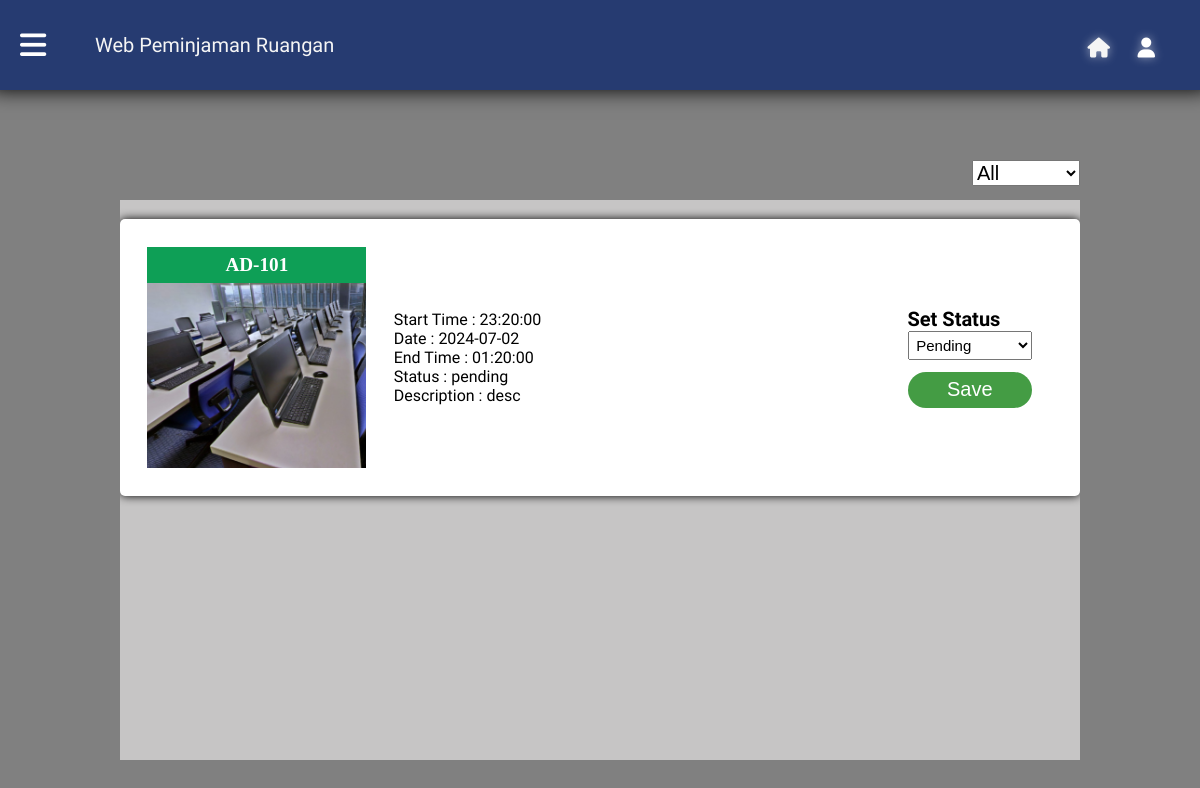
The page /archived/AdminPage/AdminReservations/AdminReservations.php (signed in) on the database as committed earlier.
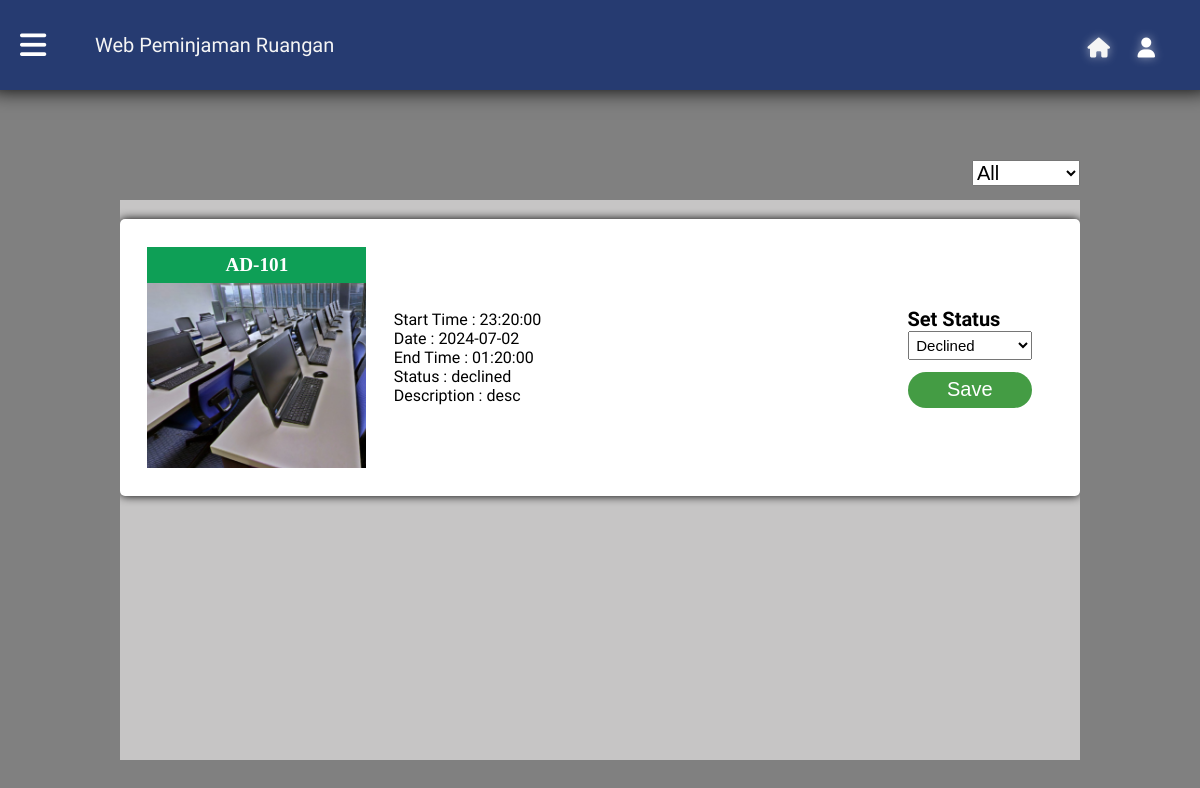
The same page on the database as committed later.
### tables this page shows
CREATE TABLE `forms` (
  `id` int(11) NOT NULL,
  `user_id` int(11) NOT NULL,
  `ruangan` int(11) NOT NULL,
  `date` date NOT NULL,
  `start` datetime NOT NULL,
  `end` datetime NOT NULL,
  `status` varchar(10) NOT NULL,
  `description` varchar(300) NOT NULL
);

### archived/AdminPage/AdminReservations/AdminReservations.php (the view, shortened to what this page needs)
<!DOCTYPE html>
<html lang="en">
<head>
  <link rel="stylesheet" href="Style.css" />
</head>
<body>
  <header>
    <div id="BoxTitle">
      <i class="fa-solid fa-bars" onclick="ShowMenu(this)" id="menubar"></i>
      <div id="Title">Web Peminjaman Ruangan</div>
      <a class="homebut" href="../AdminHomePage/adminhomepage.php"><i class="fa-solid fa-house" id="HomeIcon"></i></a>
      <a class="userbut"><i class="fa-solid fa-user" onmouseenter="GantiIcon(this)" onmouseleave="GantiIcon2(this)"
          id="UserIcon" onclick="ShowUserPopup()"></i></a>
    </div>
  </header>
  <div class="comboboxReserve">
    <select id="comboboxReserve" class="ComboBoxStatusFilter" value="all" onchange="FilterReservations()">
      <option value="all">All</option>
    </select>
  </div>
  <div id="reserveList">
    <?php
    require '../../db.php';
    $sql = "SELECT * FROM forms";
    $stmt = $conn->prepare($sql);
    $stmt->execute();
    $result = $stmt->get_result();
    if ($result->num_rows > 0) {
      while ($row = $result->fetch_assoc()) {
        $nomorRuangan = (string) $row['ruangan'];
        if ($nomorRuangan[0] == 1) {
          $Gedung = 'AD';
        } else
          $Gedung = 'LP';
        echo "
                    <div class='maincontent'>
                      <div class='ImageContainer'>
                        <div class='RoomName'>$Gedung-" . $row["ruangan"] . "</div>
                        <div class='RoomImage'><img src='../../res/img/CompLab.png' alt='' /></div>
                      </div>
                      <div class='details'>
                        <span class='startTime'>Start Time : " . substr($row["start"], 11) . "</span>
                        <span class='date'>Date : " . $row["date"] . "</span>
                        <span class='endTime'>End Time : " . substr($row["end"], 11) . "</span>
                        <span class='status'>Status : " . $row["status"] . " </span>
                        <span class='desc' style='overflow-x:hidden; overflow-y:scroll;'>Description : " . $row['description'] . " </span>
                      </div>
                      <form id='reservationForm" . $row['id'] . "' method='post' action=''>
                        <input type='hidden' name='reservation_id' id='reservation_id" . $row['id'] . "' value='" . $row['id'] . "'>
                        <label for='StatusSelection" . $row['id'] . "' class='label-set-status'>Set Status</label>
                        <select class='comboboxStatus' name='StatusSelection' id='StatusSelection" . $row['id'] . "'>
                            <option value='pending'>Pending</option>
                            <option value='declined'>Declined</option>
                            <option value='approved'>Approved</option>
                        </select>
                        <input type='button' class='buttonSaveStatus' id='SaveButton" . $row['id'] . "' value='Save' onclick='EditStatus(" . $row['id'] . ")'>
                        <div class='loader' id='loader" . $row['id'] . "'></div>
                      </form>
                        <script>
                            document.getElementById('StatusSelection" . $row['id'] . "').value = '" . $row['status'] . "';
                        </script>
                    </div>";
      }
    } else {
    }
    ?>
  </div>
</body>
</html>

Rows that differ between the two databases and show on the page:
changed forms "AD": status "pending" → "declined"; StatusSelection "Pending" → "Declined"
